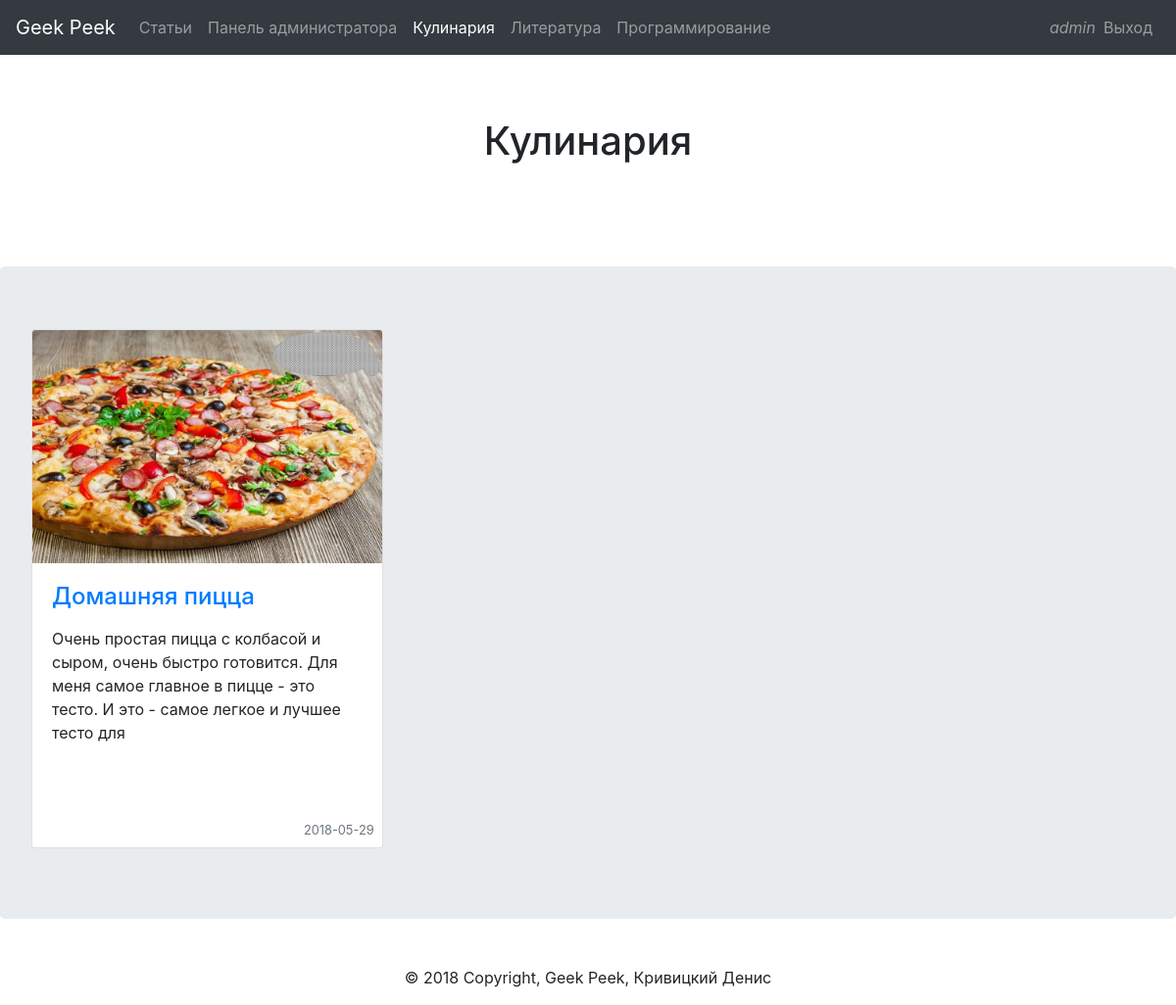
Page /view/articles_by_sections.php?section_name=Кулинария (signed in) on the committed database.
### tables this page shows
CREATE TABLE `sections` (
  `id` int(11) NOT NULL,
  `name` varchar(255) NOT NULL
);

CREATE TABLE `articles` (
  `id` int(11) NOT NULL,
  `title` varchar(255) NOT NULL,
  `content` longblob NOT NULL,
  `image_url` varchar(255) NOT NULL,
  `date` date NOT NULL,
  `user_id` int(11) NOT NULL,
  `section_id` int(11) NOT NULL
);

### model/sections.php (called while the page is built, shortened)
<?php
    function sections_all($link){
       $query = "SELECT * FROM sections ORDER BY id DESC";
       $result = mysqli_query($link, $query);
       $n = mysqli_num_rows($result);
       $sections = array();
       for($i = 0; $i < $n; $i++){
           $row = mysqli_fetch_assoc($result);
           $sections[] = $row;
       }
       return $sections;
    }
?>

### model/articles.php (called while the page is built, shortened)
<?php
    function articles_all_by_section_name($link, $section_name){
        $query = sprintf("SELECT a.id, a.title, a.content, a.date, a.user_id, a.image_url, a.section_id, s.name FROM articles as a LEFT OUTER JOIN sections as s ON (s.id=a.section_id) WHERE s.name='%s'", $section_name);
        $result = mysqli_query($link, $query);
        $n = mysqli_num_rows($result);
        $articles = array();
        for($i = 0; $i < $n; $i++){
            $row = mysqli_fetch_assoc($result);
            $articles[] = $row;
        }
        return $articles;
    }
    function article_intro($text, $len = 150){
        return mb_substr($text, 0, $len);
    }
?>

### view/articles_by_sections.php (the view, shortened to what this page needs)
<?php
    require_once("../db.php");
    require_once("../model/articles.php");
    require_once("../model/sections.php");
    $link = db_connection();
    $section_name = $_GET['section_name'];
    $link_to_main_page = "../index.php";
    $link_to_logout = "../logout.php";
    $admin_link = "../admin";
    $link_to_sections = "";
    $articles = articles_all_by_section_name($link, $section_name);
    $sections = sections_all($link);
    if(!empty($_SESSION['login'])){
        $username = $_SESSION['login'];
    }
    include("header.php");
?>
    <section class="jumbotron text-center bg-white">
        <div class="container">
            <h1 class="jumbotron-heading"><?=$section_name?></h1>
        </div>
    </section>
    <div class="jumbotron">
        <div class="row">
            <?php foreach($articles as $a): ?>
                <div class="col-sm-4 mb-2">
                    <div class="card">
                        <img class="card-img-top" src="../<?=$a['image_url']?>">
                        <div class="card-body">
                            <h4 class="card-title"><a href="../article.php?id=<?=$a['id']?>"><?=$a['title']?></a></h4>
                            <p class="card-text"><?=article_intro($a['content'])?></p>
                        </div>
                        <div class="align-bottom">
                            <small class="text-muted float-right mr-2 mb-2"><?=$a['date']?></small>
                        </div>
                    </div>
                </div>
            <?php endforeach ?>
        </div>
    </div>
    <?php
        include("footer.php");
    ?>
    <link rel="stylesheet" href="../style/style.css">
</body>
</html>

### view/header.php (shortened to what this page needs)
<!DOCTYPE html>
<html lang="ru">
<head>
    <link rel="stylesheet" href="https://stackpath.bootstrapcdn.com/bootstrap/4.1.1/css/bootstrap.min.css">
</head>
<body>
    <header>
        <nav class="navbar navbar-expand-lg navbar-dark bg-dark">
            <div class="collapse navbar-collapse" id="navbarSupportedContent">
                <a class="navbar-brand" href=<?=$link_to_main_page?>>Geek Peek</a>
                <ul class="navbar-nav mr-auto">
                    <li class="nav-item">
                        <a href=<?=$link_to_main_page?> class="nav-link active" id="main_page">Статьи</a>
                    </li>
                    <li class="nav-item">
                        <?php if(!empty($username) AND $username == "admin"):?>
                            <a href=<?=$admin_link?> class="nav-link" id="admin_panel">Панель администратора</a>
                        <?php endif?>
                    </li>
                    <?php foreach($sections as $s): ?>
                        <li>
                            <a href="<?=$link_to_sections?>articles_by_sections.php?section_name=<?=$s['name']?>" id=<?=$s['name']?> class="nav-link"><?=$s['name']?></a>
                        </li>
                    <?php endforeach?>
                </ul>
                <ul class="navbar-nav ml-auto">
                    <?php if(!empty($username)):?>
                        <li class="nav-item">
                            <em class="navbar-text"><?=$username?></em>
                        </li>
                        <li class="nav-item"><a href=<?=$link_to_logout?> class="nav-link">Выход</a></li>
                    <?php endif?>
                </ul>
            </div>
        </nav>
    </header>

### style/style.css (style rules this page uses)
.card { height: 530px; }
.card-img-top { max-height: 270px; }

### rows in the picture
sections: name "Кулинария"
sections: name "Литература"
sections: name "Программирование"
articles: image_url (picture), title "Домашняя пицца", content "Очень простая пицца с колбасой и сыром, очень быстро готовится. Для меня самое главное в пицце - это тесто. И это - самое легкое и лучшее тесто для", date "2018-05-29"

### other values in the picture
$username "admin"
$section_name "Кулинария"
